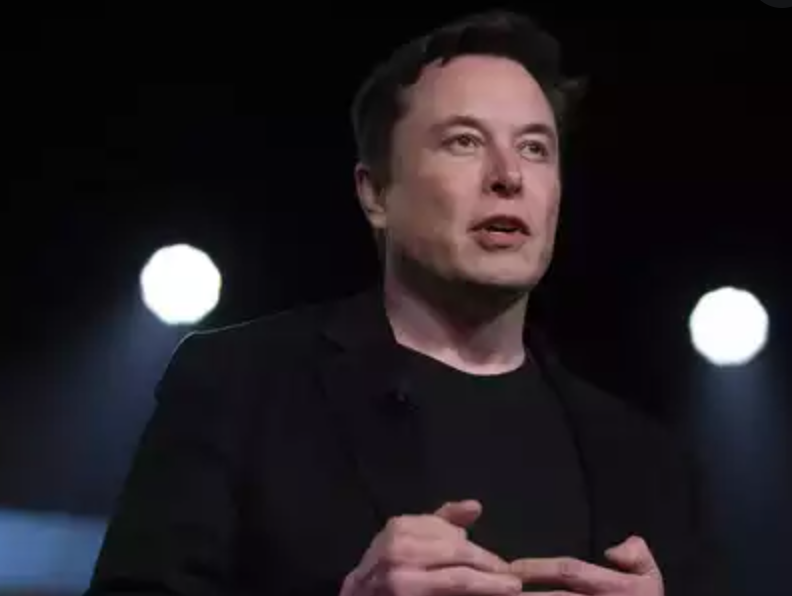
#> input picture images/elon.jpg, 792 x 596 px
$ python 35_lbp.py
#> lines starting #> are read from the running program, lines starting #| are printed output that depends on the picture; after the words box and inside, x2 and y2 are one past the last pixel; in counts of white or black regions, pixels touching at a corner belong together
"""
Local Binary Patterns (LBP) ia a type of feature descriptor for image texture classification
It works as follows:
1. For every pixel in the image, we cmpare the pixel values of the surrounding pixels. If the value of the
surrounding pixel is less than the central pixel, mark it to 0; otherwise 1.
2. Starting from any of the neighbor's pixels and going in any direction, we assemble
the sequence of 0s and 1s to make an 8-bit binary number.
3. For each pixel in the image, we repeat the previous step to obtain the pixel values based on the neighbours' pixel
4. Weh all pixels are done, we arrange the pixel values in an LBP array
5. Finally, we calculate a histogram over the LBP array. This histogram is taken as an LBP feature vector.

"""

import cv2
import numpy as np
from skimage import feature as sk
from matplotlib import pyplot as plt

image = cv2.imread("images/elon.jpg")
#> image is the input picture: shape (596, 792, 3); mean B, G, R 33.8, 29.5, 34.8
image = cv2.resize(image, (int(image.shape[0]/5),int(image.shape[1]/5)))
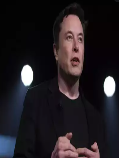
#> image: shape (158, 119, 3); mean B, G, R 33.8, 29.5, 34.8
image = cv2.cvtColor(image,cv2.COLOR_BGR2GRAY)
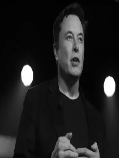
#> image: shape (158, 119); min 0, max 255, mean 31.6

#calculate Histogram of original image and plot it
originalHist = cv2.calcHist(image, [0], None, [256],[0,256])
#> originalHist = 256 values, max 75 at index 2, min 0 at index 0, mean 0.465

plt.figure()
plt.title("Histogram of Original Image")
plt.plot(originalHist, color='r')

#calculate LBP image and histogram over the LBP, then plot the histogram
radius = 3
points = 3*8
#LBP calculation
lbp = sk.local_binary_pattern(image, points, radius, method='default')
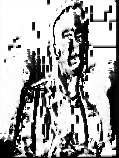
#> lbp: shape (158, 119) float64; min 0, max 16777215, mean 11133070.6; drawn with min black and max white
lbpHist, _ = np.histogram(lbp,density=True, bins=256, range=(0,256))
#> lbpHist = 256 values, max 0.412 at index 0, min 0 at index 5, mean 0.00391

plt.figure()
plt.title("Histogram of LBP Image")
plt.plot(lbpHist, color='g')
plt.show()
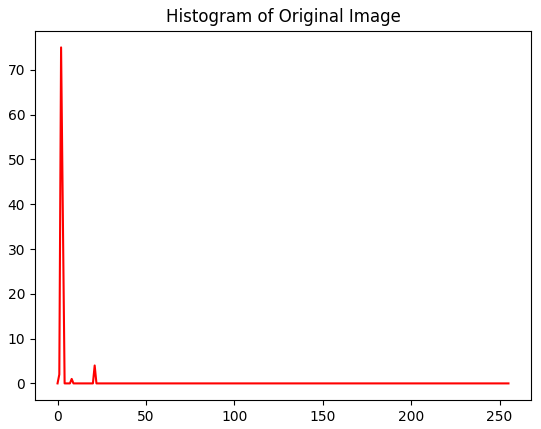
#> figure drawn by matplotlib, 1 panel; curve peaks at x = 2, y = 75
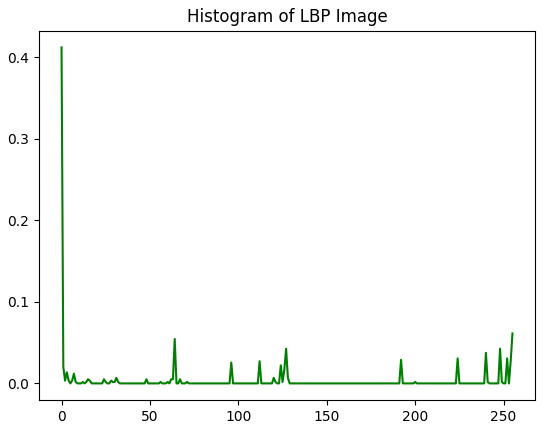
#> figure drawn by matplotlib, 1 panel; curve peaks at x = 0, y = 0.412

#showing the original and LBP images
cv2.imshow("Original image",image)
cv2.imshow("LBP Image",lbp)
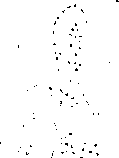
#> window 'LBP Image': shape (158, 119); 98.7% white; black in thin lines or dots
cv2.waitKey(0)

$ run again, with images/cat1.jpg copied over images/elon.jpg
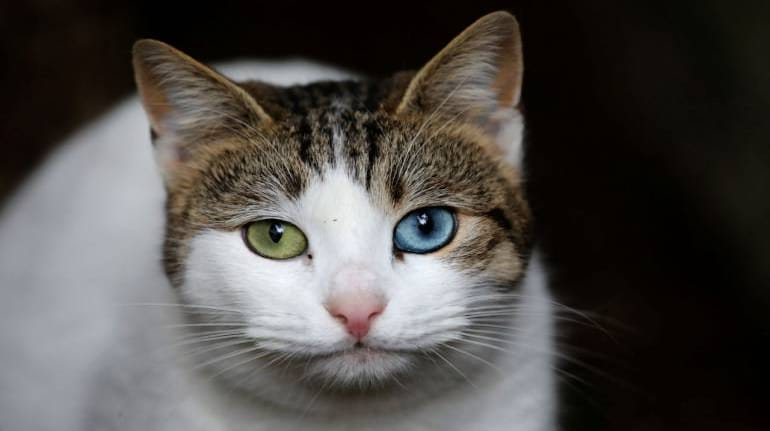
#> input picture images/cat1.jpg, 770 x 431 px
#> image is the input picture: shape (431, 770, 3); mean B, G, R 72.4, 75.2, 78.6
#> originalHist = 256 values, max 22 at index 2, min 0 at index 0, mean 0.336
#> `lbp = sk.local_binary_pattern(image, points, radius, method='default')`:
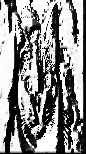
#> lbp: shape (154, 86) float64; min 0, max 16777215, mean 9175866.9; drawn with min black and max white
#> lbpHist = 256 values, max 0.422 at index 0, min 0 at index 4, mean 0.00391
#> `cv2.imshow("LBP Image",lbp)`:
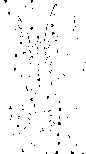
#> window 'LBP Image': shape (154, 86); 97.7% white; black in thin lines or dots

$ run again, with images/cat2.jpg copied over images/elon.jpg
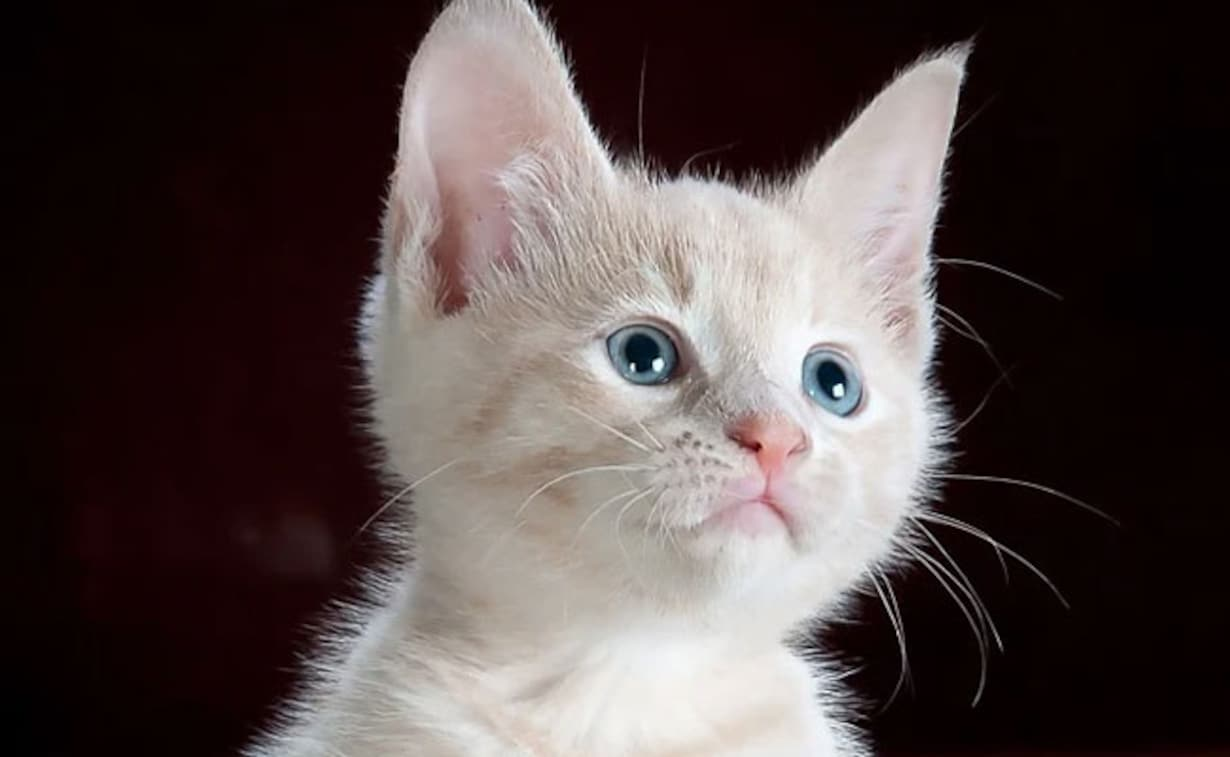
#> input picture images/cat2.jpg, 1230 x 757 px
#> image is the input picture: shape (757, 1230, 3); mean B, G, R 69.9, 71, 82
#> `image = cv2.resize(image, (int(image.shape[0]/5),int(image.shape[1]/5)))`:
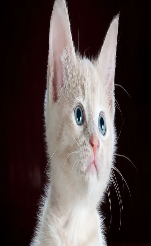
#> image: shape (246, 151, 3); mean B, G, R 69.9, 71, 82
#> originalHist = 256 values, max 38 at index 2, min 0 at index 0, mean 0.59
#> lbpHist = 256 values, max 0.47 at index 0, min 0 at index 9, mean 0.00391
#> `cv2.imshow("LBP Image",lbp)`:
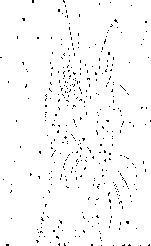
#> window 'LBP Image': shape (246, 151); 97.8% white; black in thin lines or dots
